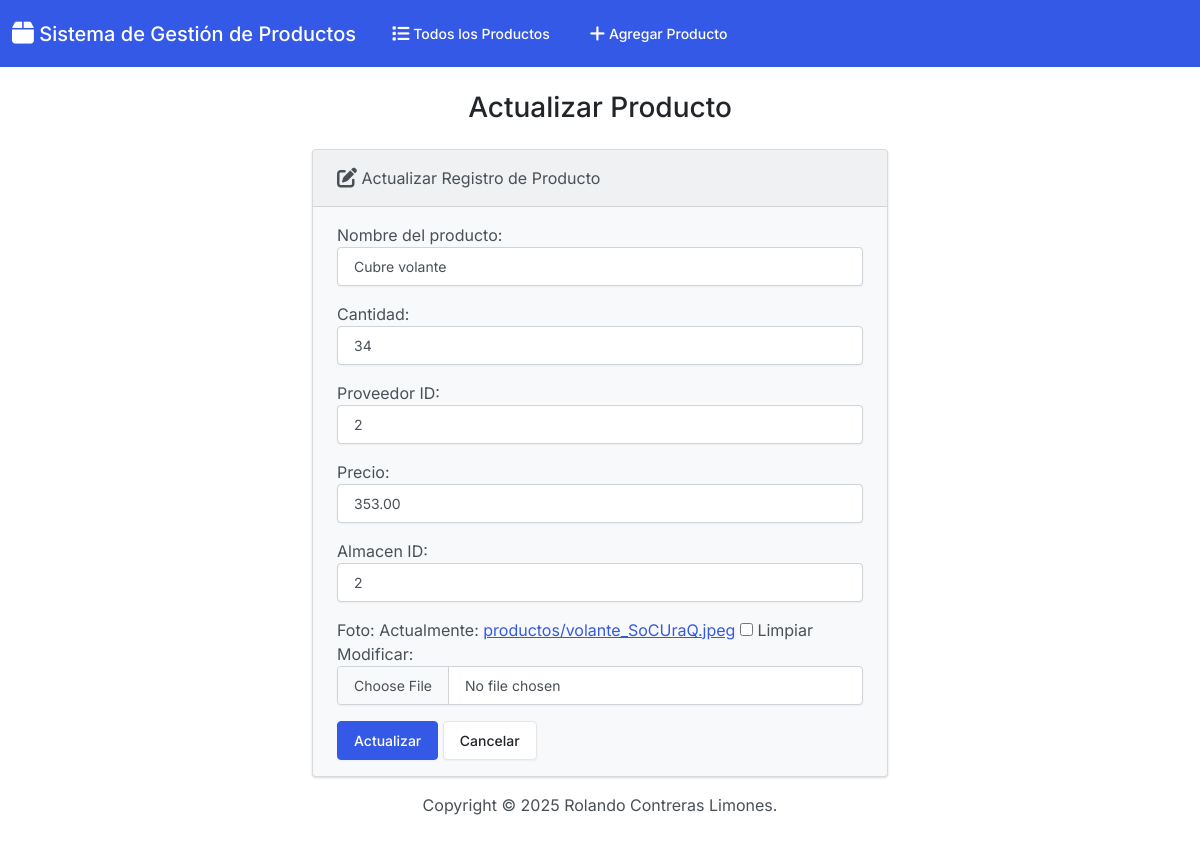
The page /edit/3/ on the database its author committed.
### app_producto/models.py (models this page shows, shortened)
class Producto(models.Model):
    nombre_producto = models.CharField(max_length=50)
    cantidad = models.IntegerField()
    proveedor_id = models.IntegerField()
    precio = models.DecimalField(max_digits=10, decimal_places=2)
    almacen_id = models.IntegerField()
    foto = models.ImageField(upload_to='productos/', null=True, blank=True)

### app_producto/views.py (the view)
# urls.py: path('edit/<int:id>/', views.edit, name='edit'),
def edit(request, id):
  if request.method == 'POST':
    producto = Producto.objects.get(pk=id)
    form = ProductoForm(request.POST, request.FILES, instance=producto)
    if form.is_valid():
      form.save()
      return render(request, 'productos/edit.html', {
        'form': form,
        'success': True
      })
  else:
    producto = Producto.objects.get(pk=id)
    form = ProductoForm(instance=producto)
  return render(request, 'productos/edit.html', {
    'form': form
  })

### app_producto/forms.py
class ProductoForm(forms.ModelForm):
    class Meta:
        model = Producto
        fields = ['nombre_producto', 'cantidad', 'proveedor_id', 'precio', 'almacen_id', 'foto']
        labels = {
            'nombre_producto': 'Nombre del producto',
            'cantidad': 'Cantidad',
            'proveedor_id': 'Proveedor ID',
            'precio': 'Precio',
            'almacen_id': 'Almacen ID',
            'foto': 'Foto'
        }
        widgets = {
            'nombre_producto': forms.TextInput(attrs={'class': 'form-control'}),
            'cantidad': forms.NumberInput(attrs={'class': 'form-control'}),
            'proveedor_id': forms.NumberInput(attrs={'class': 'form-control'}),
            'precio': forms.NumberInput(attrs={'class': 'form-control', 'step': '0.01'}),
            'almacen_id': forms.NumberInput(attrs={'class': 'form-control'}),
            'foto': forms.ClearableFileInput(attrs={'class': 'form-control'}),
        }

### app_producto/templates/productos/edit.html (shortened to what this page needs)
{% extends "productos/base.html" %}
{% block body %}
  <h3 class="text-center m-4">Actualizar Producto</h3>
  {% if success %}
    <div class="alert alert-success" role="alert">
      El producto se actualizó correctamente.
      <a href="{% url 'index' %}" class="alert-link">Ir a la Página Principal.</a>
    </div>
  {% else %}
    <div class="row justify-content-center">
      <div class="col-6">
        <div class="card bg-light mb-3">
          <div class="card-header">
            <i class="fa-solid fa-pen-to-square fa-lg"></i> Actualizar Registro de Producto
          </div>
          <div class="card-body">
            <form action="" method="POST" enctype="multipart/form-data">
              {{ form.as_p }}
              <button type="submit" class="btn btn-primary">Actualizar</button>
              <a href="{% url 'index' %}" class="btn btn-secondary">Cancelar</a>
            </form>
          </div>
        </div>
      </div>
    </div>
  {% endif %}
{% endblock %}

### rows shown on the page
Producto: nombre_producto "Cubre volante", cantidad "34", proveedor_id "2", precio "353.00", almacen_id "2"
